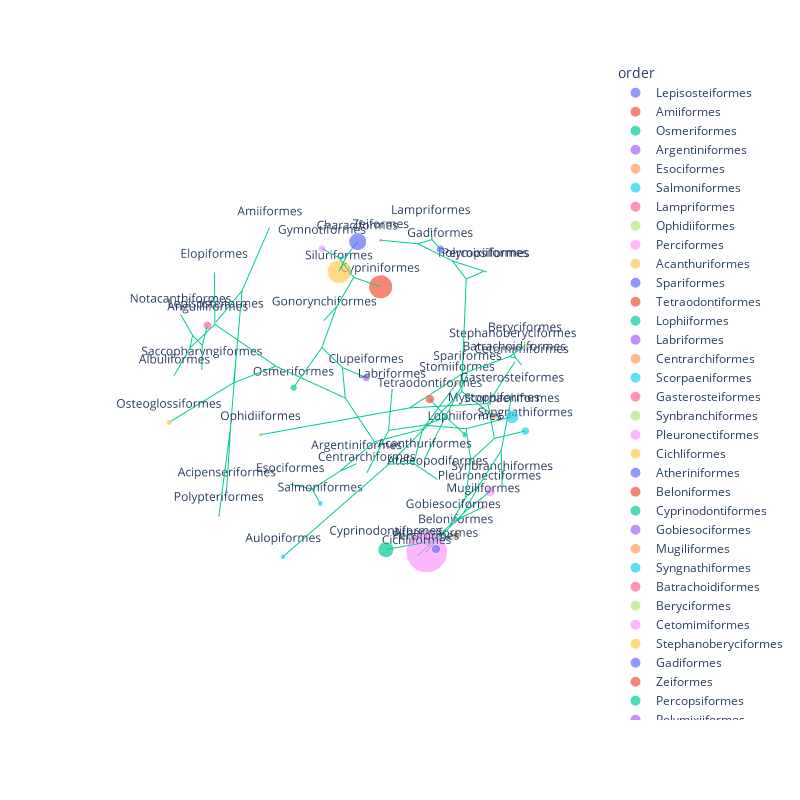

The notebook cell this image was saved under:
### Code cell
# Re-do the plot but with dot size proportional to the number of species in each order.
# Map order_counts (number of species per order) to each point in the dataframe.
random_taxa_mds_df['species_count'] = random_taxa_mds_df['order'].map(order_counts)

fig2 = px.scatter_3d(random_taxa_mds_df, x='x', y='y', z='z', color='order', text='order',
                     size='species_count', size_max=40)
fig2.add_trace(go.Scatter3d(x=Xb, y=Yb, z=Zb, mode='lines'))
fig2.update_layout(height=800, width=800)
fig2.update_scenes(xaxis_visible=False, yaxis_visible=False, zaxis_visible=False)
fig2.update_traces(textposition='top center')
fig2.show()

### Figure 1 — Plotly figure (JSON) as saved in the notebook; plotly's stock layout.template omitted (floating-point values rounded to 4 significant figures; data arrays with more than 128 entries replaced by an {"elided": "..."} marker saying what was removed)
{"data": [{"hovertemplate": "order=%{text}<br>x=%{x}<br>y=%{y}<br>z=%{z}<br>species_count=%{marker.size}<extra></extra>", "legendgroup": "Lepisosteiformes", "marker": {"color": "#636efa", "size": [7], "sizemode": "area", "sizeref": 3.573, "symbol": "circle"}, "mode": "markers+text", "name": "Lepisosteiformes", "scene": "scene", "showlegend": true, "text": ["Lepisosteiformes"], "textposition": "top center", "type": "scatter3d", "x": [0.7272], "y": [-0.1275], "z": [0.6744]}, {"hovertemplate": "order=%{text}<br>x=%{x}<br>y=%{y}<br>z=%{z}<br>species_count=%{marker.size}<extra></extra>", "legendgroup": "Amiiformes", "marker": {"color": "#EF553B", "size": [1], "sizemode": "area", "sizeref": 3.573, "symbol": "circle"}, "mode": "markers+text", "name": "Amiiformes", "scene": "scene", "showlegend": true, "text": ["Amiiformes"], "textposition": "top center", "type": "scatter3d", "x": [0.2084], "y": [-0.3294], "z": [0.9209]}, {"hovertemplate": "order=%{text}<br>x=%{x}<br>y=%{y}<br>z=%{z}<br>species_count=%{marker.size}<extra></extra>", "legendgroup": "Osmeriformes", "marker": {"color": "#00cc96", "size": [142], "sizemode": "area", "sizeref": 3.573, "symbol": "circle"}, "mode": "markers+text", "name": "Osmeriformes", "scene": "scene", "showlegend": true, "text": ["Osmeriformes"], "textposition": "top center", "type": "scatter3d", "x": [-0.2994], "y": [-0.7898], "z": [-0.5353]}, {"hovertemplate": "order=%{text}<br>x=%{x}<br>y=%{y}<br>z=%{z}<br>species_count=%{marker.size}<extra></extra>", "legendgroup": "Argentiniformes", "marker": {"color": "#ab63fa", "size": [8], "sizemode": "area", "sizeref": 3.573, "symbol": "circle"}, "mode": "markers+text", "name": "Argentiniformes", "scene": "scene", "showlegend": true, "text": ["Argentiniformes"], "textposition": "top center", "type": "scatter3d", "x": [-0.3473], "y": [-0.2418], "z": [-0.906]}, {"hovertemplate": "order=%{text}<br>x=%{x}<br>y=%{y}<br>z=%{z}<br>species_count=%{marker.size}<extra></extra>", "legendgroup": "Esociformes", "marker": {"color": "#FFA15A", "size": [12], "sizemode": "area", "sizeref": 3.573, "symbol": "circle"}, "mode": "markers+text", "name": "Esociformes", "scene": "scene", "showlegend": true, "text": ["Esociformes"], "textposition": "top center", "type": "scatter3d", "x": [0.09313], "y": [-0.4052], "z": [-0.9095]}, {"hovertemplate": "order=%{text}<br>x=%{x}<br>y=%{y}<br>z=%{z}<br>species_count=%{marker.size}<extra></extra>", "legendgroup": "Salmoniformes", "marker": {"color": "#19d3f3", "size": [89], "sizemode": "area", "sizeref": 3.573, "symbol": "circle"}, "mode": "markers+text", "name": "Salmoniformes", "scene": "scene", "showlegend": true, "text": ["Salmoniformes"], "textposition": "top center", "type": "scatter3d", "x": [0.03057], "y": [-0.1948], "z": [-0.9804]}, {"hovertemplate": "order=%{text}<br>x=%{x}<br>y=%{y}<br>z=%{z}<br>species_count=%{marker.size}<extra></extra>", "legendgroup": "Lampriformes", "marker": {"color": "#FF6692", "size": [16], "sizemode": "area", "sizeref": 3.573, "symbol": "circle"}, "mode": "markers+text", "name": "Lampriformes", "scene": "scene", "showlegend": true, "text": ["Lampriformes"], "textposition": "top center", "type": "scatter3d", "x": [-0.401], "y": [0.2081], "z": [0.8921]}, {"hovertemplate": "order=%{text}<br>x=%{x}<br>y=%{y}<br>z=%{z}<br>species_count=%{marker.size}<extra></extra>", "legendgroup": "Ophidiiformes", "marker": {"color": "#B6E880", "size": [64], "sizemode": "area", "sizeref": 3.573, "symbol": "circle"}, "mode": "markers+text", "name": "Ophidiiformes", "scene": "scene", "showlegend": true, "text": ["Ophidiiformes"], "textposition": "top center", "type": "scatter3d", "x": [0.8736], "y": [0.3362], "z": [0.3519]}, {"hovertemplate": "order=%{text}<br>x=%{x}<br>y=%{y}<br>z=%{z}<br>species_count=%{marker.size}<extra></extra>", "legendgroup": "Perciformes", "marker": {"color": "#FF97FF", "size": [5717], "sizemode": "area", "sizeref": 3.573, "symbol": "circle"}, "mode": "markers+text", "name": "Perciformes", "scene": "scene", "showlegend": true, "text": ["Perciformes"], "textposition": "top center", "type": "scatter3d", "x": [0.2692], "y": [0.8463], "z": [-0.4597]}, {"hovertemplate": "order=%{text}<br>x=%{x}<br>y=%{y}<br>z=%{z}<br>species_count=%{marker.size}<extra></extra>", "legendgroup": "Acanthuriformes", "marker": {"color": "#FECB52", "size": [7], "sizemode": "area", "sizeref": 3.573, "symbol": "circle"}, "mode": "markers+text", "name": "Acanthuriformes", "scene": "scene", "showlegend": true, "text": ["Acanthuriformes"], "textposition": "top center", "type": "scatter3d", "x": [0.3931], "y": [0.8852], "z": [0.2489]}, {"hovertemplate": "order=%{text}<br>x=%{x}<br>y=%{y}<br>z=%{z}<br>species_count=%{marker.size}<extra></extra>", "legendgroup": "Spariformes", "marker": {"color": "#636efa", "size": [1], "sizemode": "area", "sizeref": 3.573, "symbol": "circle"}, "mode": "markers+text", "name": "Spariformes", "scene": "scene", "showlegend": true, "text": ["Spariformes"], "textposition": "top center", "type": "scatter3d", "x": [0.0698], "y": [0.844], "z": [0.5318]}, {"hovertemplate": "order=%{text}<br>x=%{x}<br>y=%{y}<br>z=%{z}<br>species_count=%{marker.size}<extra></extra>", "legendgroup": "Tetraodontiformes", "marker": {"color": "#EF553B", "size": [267], "sizemode": "area", "sizeref": 3.573, "symbol": "circle"}, "mode": "markers+text", "name": "Tetraodontiformes", "scene": "scene", "showlegend": true, "text": ["Tetraodontiformes"], "textposition": "top center", "type": "scatter3d", "x": [0.2968], "y": [0.8152], "z": [0.4974]}, {"hovertemplate": "order=%{text}<br>x=%{x}<br>y=%{y}<br>z=%{z}<br>species_count=%{marker.size}<extra></extra>", "legendgroup": "Lophiiformes", "marker": {"color": "#00cc96", "size": [113], "sizemode": "area", "sizeref": 3.573, "symbol": "circle"}, "mode": "markers+text", "name": "Lophiiformes", "scene": "scene", "showlegend": true, "text": ["Lophiiformes"], "textposition": "top center", "type": "scatter3d", "x": [0.1764], "y": [0.9379], "z": [0.2989]}, {"hovertemplate": "order=%{text}<br>x=%{x}<br>y=%{y}<br>z=%{z}<br>species_count=%{marker.size}<extra></extra>", "legendgroup": "Labriformes", "marker": {"color": "#ab63fa", "size": [18], "sizemode": "area", "sizeref": 3.573, "symbol": "circle"}, "mode": "markers+text", "name": "Labriformes", "scene": "scene", "showlegend": true, "text": ["Labriformes"], "textposition": "top center", "type": "scatter3d", "x": [0.4288], "y": [0.7089], "z": [0.56]}, {"hovertemplate": "order=%{text}<br>x=%{x}<br>y=%{y}<br>z=%{z}<br>species_count=%{marker.size}<extra></extra>", "legendgroup": "Centrarchiformes", "marker": {"color": "#FFA15A", "size": [1], "sizemode": "area", "sizeref": 3.573, "symbol": "circle"}, "mode": "markers+text", "name": "Centrarchiformes", "scene": "scene", "showlegend": true, "text": ["Centrarchiformes"], "textposition": "top center", "type": "scatter3d", "x": [0.6216], "y": [0.7495], "z": [0.228]}, {"hovertemplate": "order=%{text}<br>x=%{x}<br>y=%{y}<br>z=%{z}<br>species_count=%{marker.size}<extra></extra>", "legendgroup": "Scorpaeniformes", "marker": {"color": "#19d3f3", "size": [546], "sizemode": "area", "sizeref": 3.573, "symbol": "circle"}, "mode": "markers+text", "name": "Scorpaeniformes", "scene": "scene", "showlegend": true, "text": ["Scorpaeniformes"], "textposition": "top center", "type": "scatter3d", "x": [-0.175], "y": [0.959], "z": [0.223]}, {"hovertemplate": "order=%{text}<br>x=%{x}<br>y=%{y}<br>z=%{z}<br>species_count=%{marker.size}<extra></extra>", "legendgroup": "Gasterosteiformes", "marker": {"color": "#FF6692", "size": [20], "sizemode": "area", "sizeref": 3.573, "symbol": "circle"}, "mode": "markers+text", "name": "Gasterosteiformes", "scene": "scene", "showlegend": true, "text": ["Gasterosteiformes"], "textposition": "top center", "type": "scatter3d", "x": [-0.2072], "y": [0.9224], "z": [0.3259]}, {"hovertemplate": "order=%{text}<br>x=%{x}<br>y=%{y}<br>z=%{z}<br>species_count=%{marker.size}<extra></extra>", "legendgroup": "Synbranchiformes", "marker": {"color": "#B6E880", "size": [49], "sizemode": "area", "sizeref": 3.573, "symbol": "circle"}, "mode": "markers+text", "name": "Synbranchiformes", "scene": "scene", "showlegend": true, "text": ["Synbranchiformes"], "textposition": "top center", "type": "scatter3d", "x": [-0.3058], "y": [0.8873], "z": [-0.3453]}, {"hovertemplate": "order=%{text}<br>x=%{x}<br>y=%{y}<br>z=%{z}<br>species_count=%{marker.size}<extra></extra>", "legendgroup": "Pleuronectiformes", "marker": {"color": "#FF97FF", "size": [328], "sizemode": "area", "sizeref": 3.573, "symbol": "circle"}, "mode": "markers+text", "name": "Pleuronectiformes", "scene": "scene", "showlegend": true, "text": ["Pleuronectiformes"], "textposition": "top center", "type": "scatter3d", "x": [-0.3695], "y": [0.7791], "z": [-0.5065]}, {"hovertemplate": "order=%{text}<br>x=%{x}<br>y=%{y}<br>z=%{z}<br>species_count=%{marker.size}<extra></extra>", "legendgroup": "Cichliformes", "marker": {"color": "#FECB52", "size": [4], "sizemode": "area", "sizeref": 3.573, "symbol": "circle"}, "mode": "markers+text", "name": "Cichliformes", "scene": "scene", "showlegend": true, "text": ["Cichliformes"], "textposition": "top center", "type": "scatter3d", "x": [0.3087], "y": [0.8196], "z": [-0.4826]}, {"hovertemplate": "order=%{text}<br>x=%{x}<br>y=%{y}<br>z=%{z}<br>species_count=%{marker.size}<extra></extra>", "legendgroup": "Atheriniformes", "marker": {"color": "#636efa", "size": [250], "sizemode": "area", "sizeref": 3.573, "symbol": "circle"}, "mode": "markers+text", "name": "Atheriniformes", "scene": "scene", "showlegend": true, "text": ["Atheriniformes"], "textposition": "top center", "type": "scatter3d", "x": [0.09962], "y": [0.7838], "z": [-0.613]}, {"hovertemplate": "order=%{text}<br>x=%{x}<br>y=%{y}<br>z=%{z}<br>species_count=%{marker.size}<extra></extra>", "legendgroup": "Beloniformes", "marker": {"color": "#EF553B", "size": [131], "sizemode": "area", "sizeref": 3.573, "symbol": "circle"}, "mode": "markers+text", "name": "Beloniformes", "scene": "scene", "showlegend": true, "text": ["Beloniformes"], "textposition": "top center", "type": "scatter3d", "x": [-0.02222], "y": [0.8196], "z": [-0.5725]}, {"hovertemplate": "order=%{text}<br>x=%{x}<br>y=%{y}<br>z=%{z}<br>species_count=%{marker.size}<extra></extra>", "legendgroup": "Cyprinodontiformes", "marker": {"color": "#00cc96", "size": [809], "sizemode": "area", "sizeref": 3.573, "symbol": "circle"}, "mode": "markers+text", "name": "Cyprinodontiformes", "scene": "scene", "showlegend": true, "text": ["Cyprinodontiformes"], "textposition": "top center", "type": "scatter3d", "x": [0.5293], "y": [0.7991], "z": [-0.2849]}, {"hovertemplate": "order=%{text}<br>x=%{x}<br>y=%{y}<br>z=%{z}<br>species_count=%{marker.size}<extra></extra>", "legendgroup": "Gobiesociformes", "marker": {"color": "#ab63fa", "size": [53], "sizemode": "area", "sizeref": 3.573, "symbol": "circle"}, "mode": "markers+text", "name": "Gobiesociformes", "scene": "scene", "showlegend": true, "text": ["Gobiesociformes"], "textposition": "top center", "type": "scatter3d", "x": [0.219], "y": [0.9557], "z": [-0.1968]}, {"hovertemplate": "order=%{text}<br>x=%{x}<br>y=%{y}<br>z=%{z}<br>species_count=%{marker.size}<extra></extra>", "legendgroup": "Mugiliformes", "marker": {"color": "#FFA15A", "size": [64], "sizemode": "area", "sizeref": 3.573, "symbol": "circle"}, "mode": "markers+text", "name": "Mugiliformes", "scene": "scene", "showlegend": true, "text": ["Mugiliformes"], "textposition": "top center", "type": "scatter3d", "x": [-0.02573], "y": [0.9629], "z": [-0.2687]}, {"hovertemplate": "order=%{text}<br>x=%{x}<br>y=%{y}<br>z=%{z}<br>species_count=%{marker.size}<extra></extra>", "legendgroup": "Syngnathiformes", "marker": {"color": "#19d3f3", "size": [210], "sizemode": "area", "sizeref": 3.573, "symbol": "circle"}, "mode": "markers+text", "name": "Syngnathiformes", "scene": "scene", "showlegend": true, "text": ["Syngnathiformes"], "textposition": "top center", "type": "scatter3d", "x": [-0.4574], "y": [0.8871], "z": [-0.06112]}, {"hovertemplate": "order=%{text}<br>x=%{x}<br>y=%{y}<br>z=%{z}<br>species_count=%{marker.size}<extra></extra>", "legendgroup": "Batrachoidiformes", "marker": {"color": "#FF6692", "size": [20], "sizemode": "area", "sizeref": 3.573, "symbol": "circle"}, "mode": "markers+text", "name": "Batrachoidiformes", "scene": "scene", "showlegend": true, "text": ["Batrachoidiformes"], "textposition": "top center", "type": "scatter3d", "x": [-0.8453], "y": [0.5336], "z": [0.02777]}, {"hovertemplate": "order=%{text}<br>x=%{x}<br>y=%{y}<br>z=%{z}<br>species_count=%{marker.size}<extra></extra>", "legendgroup": "Beryciformes", "marker": {"color": "#B6E880", "size": [79], "sizemode": "area", "sizeref": 3.573, "symbol": "circle"}, "mode": "markers+text", "name": "Beryciformes", "scene": "scene", "showlegend": true, "text": ["Beryciformes"], "textposition": "top center", "type": "scatter3d", "x": [-0.6486], "y": [0.6988], "z": [0.3016]}, {"hovertemplate": "order=%{text}<br>x=%{x}<br>y=%{y}<br>z=%{z}<br>species_count=%{marker.size}<extra></extra>", "legendgroup": "Cetomimiformes", "marker": {"color": "#FF97FF", "size": [11], "sizemode": "area", "sizeref": 3.573, "symbol": "circle"}, "mode": "markers+text", "name": "Cetomimiformes", "scene": "scene", "showlegend": true, "text": ["Cetomimiformes"], "textposition": "top center", "type": "scatter3d", "x": [-0.7809], "y": [0.6195], "z": [0.07991]}, {"hovertemplate": "order=%{text}<br>x=%{x}<br>y=%{y}<br>z=%{z}<br>species_count=%{marker.size}<extra></extra>", "legendgroup": "Stephanoberyciformes", "marker": {"color": "#FECB52", "size": [15], "sizemode": "area", "sizeref": 3.573, "symbol": "circle"}, "mode": "markers+text", "name": "Stephanoberyciformes", "scene": "scene", "showlegend": true, "text": ["Stephanoberyciformes"], "textposition": "top center", "type": "scatter3d", "x": [-0.8597], "y": [0.5043], "z": [0.0808]}, {"hovertemplate": "order=%{text}<br>x=%{x}<br>y=%{y}<br>z=%{z}<br>species_count=%{marker.size}<extra></extra>", "legendgroup": "Gadiformes", "marker": {"color": "#636efa", "size": [197], "sizemode": "area", "sizeref": 3.573, "symbol": "circle"}, "mode": "markers+text", "name": "Gadiformes", "scene": "scene", "showlegend": true, "text": ["Gadiformes"], "textposition": "top center", "type": "scatter3d", "x": [-0.2597], "y": [0.3841], "z": [0.886]}, {"hovertemplate": "order=%{text}<br>x=%{x}<br>y=%{y}<br>z=%{z}<br>species_count=%{marker.size}<extra></extra>", "legendgroup": "Zeiformes", "marker": {"color": "#EF553B", "size": [28], "sizemode": "area", "sizeref": 3.573, "symbol": "circle"}, "mode": "markers+text", "name": "Zeiformes", "scene": "scene", "showlegend": true, "text": ["Zeiformes"], "textposition": "top center", "type": "scatter3d", "x": [0.008706], "y": [0.2373], "z": [0.9714]}, {"hovertemplate": "order=%{text}<br>x=%{x}<br>y=%{y}<br>z=%{z}<br>species_count=%{marker.size}<extra></extra>", "legendgroup": "Percopsiformes", "marker": {"color": "#00cc96", "size": [12], "sizemode": "area", "sizeref": 3.573, "symbol": "circle"}, "mode": "markers+text", "name": "Percopsiformes", "scene": "scene", "showlegend": true, "text": ["Percopsiformes"], "textposition": "top center", "type": "scatter3d", "x": [-0.5375], "y": [0.4745], "z": [0.6971]}, {"hovertemplate": "order=%{text}<br>x=%{x}<br>y=%{y}<br>z=%{z}<br>species_count=%{marker.size}<extra></extra>", "legendgroup": "Polymixiiformes", "marker": {"color": "#ab63fa", "size": [4], "sizemode": "area", "sizeref": 3.573, "symbol": "circle"}, "mode": "markers+text", "name": "Polymixiiformes", "scene": "scene", "showlegend": true, "text": ["Polymixiiformes"], "textposition": "top center", "type": "scatter3d", "x": [-0.7889], "y": [0.2887], "z": [0.5426]}, {"hovertemplate": "order=%{text}<br>x=%{x}<br>y=%{y}<br>z=%{z}<br>species_count=%{marker.size}<extra></extra>", "legendgroup": "Myctophiformes", "marker": {"color": "#FFA15A", "size": [130], "sizemode": "area", "sizeref": 3.573, "symbol": "circle"}, "mode": "markers+text", "name": "Myctophiformes", "scene": "scene", "showlegend": true, "text": ["Myctophiformes"], "textposition": "top center", "type": "scatter3d", "x": [-0.7997], "y": [0.4756], "z": [-0.3665]}, {"hovertemplate": "order=%{text}<br>x=%{x}<br>y=%{y}<br>z=%{z}<br>species_count=%{marker.size}<extra></extra>", "legendgroup": "Aulopiformes", "marker": {"color": "#19d3f3", "size": [78], "sizemode": "area", "sizeref": 3.573, "symbol": "circle"}, "mode": "markers+text", "name": "Aulopiformes", "scene": "scene", "showlegend": true, "text": ["Aulopiformes"], "textposition": "top center", "type": "scatter3d", "x": [0.626], "y": [0.1327], "z": [-0.7684]}, {"hovertemplate": "order=%{text}<br>x=%{x}<br>y=%{y}<br>z=%{z}<br>species_count=%{marker.size}<extra></extra>", "legendgroup": "Ateleopodiformes", "marker": {"color": "#FF6692", "size": [6], "sizemode": "area", "sizeref": 3.573, "symbol": "circle"}, "mode": "markers+text", "name": "Ateleopodiformes", "scene": "scene", "showlegend": true, "text": ["Ateleopodiformes"], "textposition": "top center", "type": "scatter3d", "x": [-0.5123], "y": [0.3075], "z": [-0.8019]}, {"hovertemplate": "order=%{text}<br>x=%{x}<br>y=%{y}<br>z=%{z}<br>species_count=%{marker.size}<extra></extra>", "legendgroup": "Stomiiformes", "marker": {"color": "#B6E880", "size": [103], "sizemode": "area", "sizeref": 3.573, "symbol": "circle"}, "mode": "markers+text", "name": "Stomiiformes", "scene": "scene", "showlegend": true, "text": ["Stomiiformes"], "textposition": "top center", "type": "scatter3d", "x": [-0.9246], "y": [0.09352], "z": [-0.3692]}, {"hovertemplate": "order=%{text}<br>x=%{x}<br>y=%{y}<br>z=%{z}<br>species_count=%{marker.size}<extra></extra>", "legendgroup": "Gymnotiformes", "marker": {"color": "#FF97FF", "size": [176], "sizemode": "area", "sizeref": 3.573, "symbol": "circle"}, "mode": "markers+text", "name": "Gymnotiformes", "scene": "scene", "showlegend": true, "text": ["Gymnotiformes"], "textposition": "top center", "type": "scatter3d", "x": [-0.5301], "y": [-0.7325], "z": [0.4271]}, {"hovertemplate": "order=%{text}<br>x=%{x}<br>y=%{y}<br>z=%{z}<br>species_count=%{marker.size}<extra></extra>", "legendgroup": "Siluriformes", "marker": {"color": "#FECB52", "size": [1891], "sizemode": "area", "sizeref": 3.573, "symbol": "circle"}, "mode": "markers+text", "name": "Siluriformes", "scene": "scene", "showlegend": true, "text": ["Siluriformes"], "textposition": "top center", "type": "scatter3d", "x": [-0.6594], "y": [-0.7155], "z": [0.2306]}, {"hovertemplate": "order=%{text}<br>x=%{x}<br>y=%{y}<br>z=%{z}<br>species_count=%{marker.size}<extra></extra>", "legendgroup": "Characiformes", "marker": {"color": "#636efa", "size": [1019], "sizemode": "area", "sizeref": 3.573, "symbol": "circle"}, "mode": "markers+text", "name": "Characiformes", "scene": "scene", "showlegend": true, "text": ["Characiformes"], "textposition": "top center", "type": "scatter3d", "x": [-0.6695], "y": [-0.5642], "z": [0.4832]}, {"hovertemplate": "order=%{text}<br>x=%{x}<br>y=%{y}<br>z=%{z}<br>species_count=%{marker.size}<extra></extra>", "legendgroup": "Cypriniformes", "marker": {"color": "#EF553B", "size": [1878], "sizemode": "area", "sizeref": 3.573, "symbol": "circle"}, "mode": "markers+text", "name": "Cypriniformes", "scene": "scene", "showlegend": true, "text": ["Cypriniformes"], "textposition": "top center", "type": "scatter3d", "x": [-0.8435], "y": [-0.5223], "z": [0.1252]}, {"hovertemplate": "order=%{text}<br>x=%{x}<br>y=%{y}<br>z=%{z}<br>species_count=%{marker.size}<extra></extra>", "legendgroup": "Gonorynchiformes", "marker": {"color": "#00cc96", "size": [14], "sizemode": "area", "sizeref": 3.573, "symbol": "circle"}, "mode": "markers+text", "name": "Gonorynchiformes", "scene": "scene", "showlegend": true, "text": ["Gonorynchiformes"], "textposition": "top center", "type": "scatter3d", "x": [-0.5963], "y": [-0.7915], "z": [-0.1341]}, {"hovertemplate": "order=%{text}<br>x=%{x}<br>y=%{y}<br>z=%{z}<br>species_count=%{marker.size}<extra></extra>", "legendgroup": "Clupeiformes", "marker": {"color": "#ab63fa", "size": [185], "sizemode": "area", "sizeref": 3.573, "symbol": "circle"}, "mode": "markers+text", "name": "Clupeiformes", "scene": "scene", "showlegend": true, "text": ["Clupeiformes"], "textposition": "top center", "type": "scatter3d", "x": [-0.7025], "y": [-0.4991], "z": [-0.5073]}, {"hovertemplate": "order=%{text}<br>x=%{x}<br>y=%{y}<br>z=%{z}<br>species_count=%{marker.size}<extra></extra>", "legendgroup": "Elopiformes", "marker": {"color": "#FFA15A", "size": [7], "sizemode": "area", "sizeref": 3.573, "symbol": "circle"}, "mode": "markers+text", "name": "Elopiformes", "scene": "scene", "showlegend": true, "text": ["Elopiformes"], "textposition": "top center", "type": "scatter3d", "x": [0.2006], "y": [-0.8534], "z": [0.4812]}, {"hovertemplate": "order=%{text}<br>x=%{x}<br>y=%{y}<br>z=%{z}<br>species_count=%{marker.size}<extra></extra>", "legendgroup": "Notacanthiformes", "marker": {"color": "#19d3f3", "size": [9], "sizemode": "area", "sizeref": 3.573, "symbol": "circle"}, "mode": "markers+text", "name": "Notacanthiformes", "scene": "scene", "showlegend": true, "text": ["Notacanthiformes"], "textposition": "top center", "type": "scatter3d", "x": [0.4889], "y": [-0.8017], "z": [0.3439]}, {"hovertemplate": "order=%{text}<br>x=%{x}<br>y=%{y}<br>z=%{z}<br>species_count=%{marker.size}<extra></extra>", "legendgroup": "Anguilliformes", "marker": {"color": "#FF6692", "size": [228], "sizemode": "area", "sizeref": 3.573, "symbol": "circle"}, "mode": "markers+text", "name": "Anguilliformes", "scene": "scene", "showlegend": true, "text": ["Anguilliformes"], "textposition": "top center", "type": "scatter3d", "x": [0.2064], "y": [-0.9748], "z": [0.08507]}, {"hovertemplate": "order=%{text}<br>x=%{x}<br>y=%{y}<br>z=%{z}<br>species_count=%{marker.size}<extra></extra>", "legendgroup": "Saccopharyngiformes", "marker": {"color": "#B6E880", "size": [5], "sizemode": "area", "sizeref": 3.573, "symbol": "circle"}, "mode": "markers+text", "name": "Saccopharyngiformes", "scene": "scene", "showlegend": true, "text": ["Saccopharyngiformes"], "textposition": "top center", "type": "scatter3d", "x": [0.3101], "y": [-0.9349], "z": [-0.1728]}, {"hovertemplate": "order=%{text}<br>x=%{x}<br>y=%{y}<br>z=%{z}<br>species_count=%{marker.size}<extra></extra>", "legendgroup": "Albuliformes", "marker": {"color": "#FF97FF", "size": [8], "sizemode": "area", "sizeref": 3.573, "symbol": "circle"}, "mode": "markers+text", "name": "Albuliformes", "scene": "scene", "showlegend": true, "text": ["Albuliformes"], "textposition": "top center", "type": "scatter3d", "x": [0.5782], "y": [-0.8154], "z": [-0.02712]}, {"hovertemplate": "order=%{text}<br>x=%{x}<br>y=%{y}<br>z=%{z}<br>species_count=%{marker.size}<extra></extra>", "legendgroup": "Osteoglossiformes", "marker": {"color": "#FECB52", "size": [103], "sizemode": "area", "sizeref": 3.573, "symbol": "circle"}, "mode": "markers+text", "name": "Osteoglossiformes", "scene": "scene", "showlegend": true, "text": ["Osteoglossiformes"], "textposition": "top center", "type": "scatter3d", "x": [0.943], "y": [-0.3164], "z": [0.1028]}, {"hovertemplate": "order=%{text}<br>x=%{x}<br>y=%{y}<br>z=%{z}<br>species_count=%{marker.size}<extra></extra>", "legendgroup": "Acipenseriformes", "marker": {"color": "#636efa", "size": [26], "sizemode": "area", "sizeref": 3.573, "symbol": "circle"}, "mode": "markers+text", "name": "Acipenseriformes", "scene": "scene", "showlegend": true, "text": ["Acipenseriformes"], "textposition": "top center", "type": "scatter3d", "x": [0.5567], "y": [-0.4498], "z": [-0.6984]}, {"hovertemplate": "order=%{text}<br>x=%{x}<br>y=%{y}<br>z=%{z}<br>species_count=%{marker.size}<extra></extra>", "legendgroup": "Polypteriformes", "marker": {"color": "#EF553B", "size": [14], "sizemode": "area", "sizeref": 3.573, "symbol": "circle"}, "mode": "markers+text", "name": "Polypteriformes", "scene": "scene", "showlegend": true, "text": ["Polypteriformes"], "textposition": "top center", "type": "scatter3d", "x": [0.9599], "y": [0.05877], "z": [-0.2739]}, {"mode": "lines", "textposition": "top center", "type": "scatter3d", "x": {"elided": "306 float values"}, "y": {"elided": "306 float values"}, "z": {"elided": "306 float values"}}], "layout": {"height": 800, "legend": {"itemsizing": "constant", "title": {"text": "order"}, "tracegroupgap": 0}, "margin": {"t": 60}, "scene": {"domain": {"x": [0, 1], "y": [0, 1]}, "xaxis": {"title": {"text": "x"}, "visible": false}, "yaxis": {"title": {"text": "y"}, "visible": false}, "zaxis": {"title": {"text": "z"}, "visible": false}}, "width": 800}}
